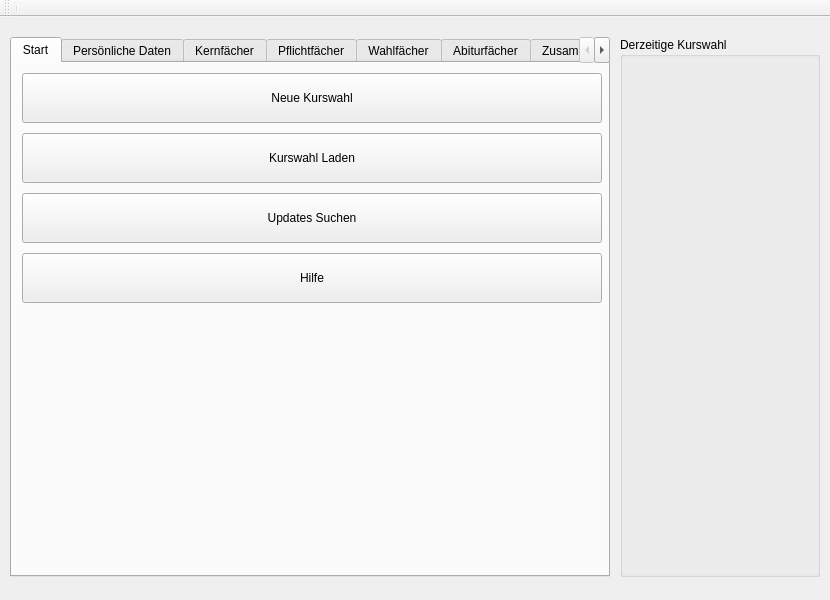
<?xml version="1.0" encoding="UTF-8"?>
<ui version="4.0">
 <class>MainWindow</class>
 <widget class="QMainWindow" name="MainWindow">
  <property name="geometry">
   <rect>
    <x>0</x>
    <y>0</y>
    <width>830</width>
    <height>600</height>
   </rect>
  </property>
  <property name="windowTitle">
   <string>MainWindow</string>
  </property>
  <widget class="QWidget" name="centralWidget">
   <widget class="QTabWidget" name="tabWidget">
    <property name="geometry">
     <rect>
      <x>10</x>
      <y>20</y>
      <width>600</width>
      <height>540</height>
     </rect>
    </property>
    <property name="currentIndex">
     <number>0</number>
    </property>
    <widget class="QWidget" name="Start">
     <attribute name="title">
      <string>Start</string>
     </attribute>
     <widget class="QPushButton" name="pushButton_2">
      <property name="geometry">
       <rect>
        <x>10</x>
        <y>70</y>
        <width>580</width>
        <height>50</height>
       </rect>
      </property>
      <property name="text">
       <string>Kurswahl Laden</string>
      </property>
     </widget>
     <widget class="QPushButton" name="pushButton">
      <property name="geometry">
       <rect>
        <x>10</x>
        <y>130</y>
        <width>580</width>
        <height>50</height>
       </rect>
      </property>
      <property name="text">
       <string>Updates Suchen</string>
      </property>
     </widget>
     <widget class="QPushButton" name="pushButton_4">
      <property name="geometry">
       <rect>
        <x>10</x>
        <y>10</y>
        <width>580</width>
        <height>50</height>
       </rect>
      </property>
      <property name="text">
       <string>Neue Kurswahl</string>
      </property>
     </widget>
     <widget class="QPushButton" name="pushButton_5">
      <property name="geometry">
       <rect>
        <x>10</x>
        <y>190</y>
        <width>580</width>
        <height>50</height>
       </rect>
      </property>
      <property name="text">
       <string>Hilfe</string>
      </property>
     </widget>
    </widget>
    <widget class="QWidget" name="pData">
     <attribute name="title">
      <string>Persönliche Daten</string>
     </attribute>
     <widget class="QPushButton" name="pushButton_3">
      <property name="geometry">
       <rect>
        <x>10</x>
        <y>450</y>
        <width>275</width>
        <height>54</height>
       </rect>
      </property>
      <property name="text">
       <string>Zurück</string>
      </property>
     </widget>
     <widget class="QPushButton" name="pushButton_6">
      <property name="geometry">
       <rect>
        <x>310</x>
        <y>450</y>
        <width>275</width>
        <height>54</height>
       </rect>
      </property>
      <property name="text">
       <string>Weiter</string>
      </property>
     </widget>
     <widget class="QLineEdit" name="lineEdit">
      <property name="geometry">
       <rect>
        <x>10</x>
        <y>20</y>
        <width>180</width>
        <height>27</height>
       </rect>
      </property>
      <property name="text">
       <string>Vorname</string>
      </property>
     </widget>
     <widget class="QLineEdit" name="lineEdit_2">
      <property name="geometry">
       <rect>
        <x>200</x>
        <y>20</y>
        <width>180</width>
        <height>27</height>
       </rect>
      </property>
      <property name="text">
       <string>2. Vorname</string>
      </property>
     </widget>
     <widget class="QLineEdit" name="lineEdit_3">
      <property name="geometry">
       <rect>
        <x>390</x>
        <y>20</y>
        <width>200</width>
        <height>27</height>
       </rect>
      </property>
      <property name="text">
       <string>Nachname</string>
      </property>
     </widget>
     <widget class="QDateEdit" name="dateEdit">
      <property name="geometry">
       <rect>
        <x>10</x>
        <y>90</y>
        <width>180</width>
        <height>27</height>
       </rect>
      </property>
      <property name="font">
       <font>
        <pointsize>12</pointsize>
        <weight>75</weight>
        <italic>true</italic>
        <bold>true</bold>
       </font>
      </property>
     </widget>
     <widget class="QLabel" name="label_6">
      <property name="geometry">
       <rect>
        <x>10</x>
        <y>50</y>
        <width>131</width>
        <height>31</height>
       </rect>
      </property>
      <property name="text">
       <string>Geburtsdatum:</string>
      </property>
     </widget>
     <widget class="QGroupBox" name="groupBox_2">
      <property name="geometry">
       <rect>
        <x>10</x>
        <y>210</y>
        <width>621</width>
        <height>231</height>
       </rect>
      </property>
      <property name="title">
       <string>GroupBox</string>
      </property>
      <widget class="QGroupBox" name="groupBox_3">
       <property name="geometry">
        <rect>
         <x>10</x>
         <y>100</y>
         <width>111</width>
         <height>91</height>
        </rect>
       </property>
       <property name="title">
        <string>GroupBox</string>
       </property>
       <widget class="QCheckBox" name="checkBox">
        <property name="geometry">
         <rect>
          <x>10</x>
          <y>20</y>
          <width>97</width>
          <height>22</height>
         </rect>
        </property>
        <property name="text">
         <string>Englisch</string>
        </property>
       </widget>
       <widget class="QCheckBox" name="checkBox_3">
        <property name="geometry">
         <rect>
          <x>10</x>
          <y>50</y>
          <width>97</width>
          <height>22</height>
         </rect>
        </property>
        <property name="text">
         <string>Latein</string>
        </property>
       </widget>
       <widget class="QCheckBox" name="checkBox_2">
        <property name="geometry">
         <rect>
          <x>10</x>
          <y>35</y>
          <width>111</width>
          <height>22</height>
         </rect>
        </property>
        <property name="text">
         <string>Französisch</string>
        </property>
       </widget>
       <widget class="QCheckBox" name="checkBox_4">
        <property name="geometry">
         <rect>
          <x>10</x>
          <y>65</y>
          <width>97</width>
          <height>22</height>
         </rect>
        </property>
        <property name="text">
         <string>Spanisch</string>
        </property>
       </widget>
      </widget>
      <widget class="QComboBox" name="comboBox_2">
       <property name="geometry">
        <rect>
         <x>10</x>
         <y>30</y>
         <width>200</width>
         <height>27</height>
        </rect>
       </property>
       <item>
        <property name="text">
         <string>Besuchter Religionsunterricht</string>
        </property>
       </item>
       <item>
        <property name="text">
         <string>Röm. Katholisch</string>
        </property>
       </item>
       <item>
        <property name="text">
         <string>Evangelisch</string>
        </property>
       </item>
       <item>
        <property name="text">
         <string>Ethik</string>
        </property>
       </item>
      </widget>
      <widget class="QComboBox" name="comboBox">
       <property name="geometry">
        <rect>
         <x>10</x>
         <y>70</y>
         <width>200</width>
         <height>31</height>
        </rect>
       </property>
       <property name="baseSize">
        <size>
         <width>0</width>
         <height>0</height>
        </size>
       </property>
       <item>
        <property name="text">
         <string>Wahlfach</string>
        </property>
       </item>
       <item>
        <property name="text">
         <string>NWT</string>
        </property>
       </item>
       <item>
        <property name="text">
         <string>Latein</string>
        </property>
       </item>
       <item>
        <property name="text">
         <string>Spanisch</string>
        </property>
       </item>
      </widget>
      <widget class="QCheckBox" name="checkBox_5">
       <property name="geometry">
        <rect>
         <x>10</x>
         <y>200</y>
         <width>351</width>
         <height>20</height>
        </rect>
       </property>
       <property name="text">
        <string>keine Teilnahme am Sportunterricht in J1/J2</string>
       </property>
      </widget>
      <widget class="QComboBox" name="comboBox_10">
       <property name="geometry">
        <rect>
         <x>220</x>
         <y>30</y>
         <width>200</width>
         <height>27</height>
        </rect>
       </property>
      </widget>
     </widget>
     <widget class="QLineEdit" name="lineEdit_4">
      <property name="geometry">
       <rect>
        <x>200</x>
        <y>90</y>
        <width>180</width>
        <height>27</height>
       </rect>
      </property>
     </widget>
     <widget class="QLineEdit" name="lineEdit_6">
      <property name="geometry">
       <rect>
        <x>10</x>
        <y>130</y>
        <width>180</width>
        <height>27</height>
       </rect>
      </property>
     </widget>
     <widget class="QLineEdit" name="lineEdit_7">
      <property name="geometry">
       <rect>
        <x>280</x>
        <y>130</y>
        <width>100</width>
        <height>27</height>
       </rect>
      </property>
     </widget>
     <widget class="QLineEdit" name="lineEdit_8">
      <property name="geometry">
       <rect>
        <x>200</x>
        <y>130</y>
        <width>70</width>
        <height>27</height>
       </rect>
      </property>
     </widget>
     <widget class="QLineEdit" name="lineEdit_5">
      <property name="geometry">
       <rect>
        <x>10</x>
        <y>170</y>
        <width>180</width>
        <height>27</height>
       </rect>
      </property>
     </widget>
    </widget>
    <widget class="QWidget" name="mainSubjects">
     <attribute name="title">
      <string>Kernfächer</string>
     </attribute>
     <widget class="QPushButton" name="pushButton_8">
      <property name="geometry">
       <rect>
        <x>600</x>
        <y>430</y>
        <width>111</width>
        <height>41</height>
       </rect>
      </property>
      <property name="text">
       <string>Weiter</string>
      </property>
     </widget>
     <widget class="QPushButton" name="pushButton_7">
      <property name="geometry">
       <rect>
        <x>10</x>
        <y>450</y>
        <width>275</width>
        <height>54</height>
       </rect>
      </property>
      <property name="text">
       <string>Zurück</string>
      </property>
     </widget>
     <widget class="QPushButton" name="pushButton_17">
      <property name="geometry">
       <rect>
        <x>310</x>
        <y>450</y>
        <width>275</width>
        <height>54</height>
       </rect>
      </property>
      <property name="text">
       <string>Weiter</string>
      </property>
     </widget>
     <widget class="QGroupBox" name="groupBox_4">
      <property name="geometry">
       <rect>
        <x>10</x>
        <y>10</y>
        <width>571</width>
        <height>211</height>
       </rect>
      </property>
      <property name="title">
       <string>GroupBox</string>
      </property>
      <widget class="QComboBox" name="comboBox_7">
       <property name="geometry">
        <rect>
         <x>280</x>
         <y>130</y>
         <width>285</width>
         <height>27</height>
        </rect>
       </property>
      </widget>
      <widget class="QComboBox" name="comboBox_4">
       <property name="geometry">
        <rect>
         <x>280</x>
         <y>50</y>
         <width>285</width>
         <height>27</height>
        </rect>
       </property>
      </widget>
      <widget class="QLabel" name="label">
       <property name="geometry">
        <rect>
         <x>0</x>
         <y>20</y>
         <width>66</width>
         <height>17</height>
        </rect>
       </property>
       <property name="text">
        <string>Deutsch</string>
       </property>
      </widget>
      <widget class="QLabel" name="label_5">
       <property name="geometry">
        <rect>
         <x>0</x>
         <y>180</y>
         <width>131</width>
         <height>17</height>
        </rect>
       </property>
       <property name="text">
        <string>5. Kernfach</string>
       </property>
      </widget>
      <widget class="QLabel" name="label_4">
       <property name="geometry">
        <rect>
         <x>0</x>
         <y>140</y>
         <width>261</width>
         <height>17</height>
        </rect>
       </property>
       <property name="text">
        <string>Naturwissenschaft / 2. Fremdsprache</string>
       </property>
      </widget>
      <widget class="QLabel" name="label_2">
       <property name="geometry">
        <rect>
         <x>0</x>
         <y>100</y>
         <width>91</width>
         <height>17</height>
        </rect>
       </property>
       <property name="text">
        <string>Mathematik</string>
       </property>
      </widget>
      <widget class="QLabel" name="label_3">
       <property name="geometry">
        <rect>
         <x>0</x>
         <y>60</y>
         <width>101</width>
         <height>17</height>
        </rect>
       </property>
       <property name="text">
        <string>Fremdsprache</string>
       </property>
      </widget>
      <widget class="QComboBox" name="comboBox_3">
       <property name="geometry">
        <rect>
         <x>280</x>
         <y>10</y>
         <width>285</width>
         <height>27</height>
        </rect>
       </property>
       <item>
        <property name="text">
         <string>Deutsch</string>
        </property>
       </item>
      </widget>
      <widget class="QComboBox" name="comboBox_5">
       <property name="geometry">
        <rect>
         <x>280</x>
         <y>170</y>
         <width>285</width>
         <height>27</height>
        </rect>
       </property>
      </widget>
      <widget class="QComboBox" name="comboBox_6">
       <property name="geometry">
        <rect>
         <x>280</x>
         <y>90</y>
         <width>285</width>
         <height>27</height>
        </rect>
       </property>
       <item>
        <property name="text">
         <string>Mathematik</string>
        </property>
       </item>
      </widget>
     </widget>
    </widget>
    <widget class="QWidget" name="reqSubjects">
     <attribute name="title">
      <string>Pflichtfächer</string>
     </attribute>
     <widget class="QPushButton" name="pushButton_9">
      <property name="geometry">
       <rect>
        <x>600</x>
        <y>430</y>
        <width>111</width>
        <height>41</height>
       </rect>
      </property>
      <property name="text">
       <string>Weiter</string>
      </property>
     </widget>
     <widget class="QPushButton" name="pushButton_13">
      <property name="geometry">
       <rect>
        <x>10</x>
        <y>450</y>
        <width>275</width>
        <height>54</height>
       </rect>
      </property>
      <property name="text">
       <string>Zurück</string>
      </property>
     </widget>
     <widget class="QPushButton" name="pushButton_18">
      <property name="geometry">
       <rect>
        <x>310</x>
        <y>450</y>
        <width>275</width>
        <height>54</height>
       </rect>
      </property>
      <property name="text">
       <string>Weiter</string>
      </property>
     </widget>
     <widget class="QGroupBox" name="groupBox_5">
      <property name="geometry">
       <rect>
        <x>0</x>
        <y>10</y>
        <width>591</width>
        <height>101</height>
       </rect>
      </property>
      <property name="title">
       <string>Sprachlich Künstlerisch</string>
      </property>
      <widget class="QComboBox" name="comboBox_8">
       <property name="geometry">
        <rect>
         <x>300</x>
         <y>20</y>
         <width>285</width>
         <height>27</height>
        </rect>
       </property>
      </widget>
      <widget class="QComboBox" name="comboBox_9">
       <property name="geometry">
        <rect>
         <x>300</x>
         <y>60</y>
         <width>285</width>
         <height>27</height>
        </rect>
       </property>
      </widget>
     </widget>
     <widget class="QGroupBox" name="groupBox_6">
      <property name="geometry">
       <rect>
        <x>0</x>
        <y>120</y>
        <width>591</width>
        <height>161</height>
       </rect>
      </property>
      <property name="title">
       <string>Gesellschaftswissenschaften</string>
      </property>
      <widget class="QComboBox" name="comboBox_11">
       <property name="geometry">
        <rect>
         <x>300</x>
         <y>10</y>
         <width>285</width>
         <height>27</height>
        </rect>
       </property>
      </widget>
      <widget class="QComboBox" name="comboBox_12">
       <property name="geometry">
        <rect>
         <x>300</x>
         <y>50</y>
         <width>285</width>
         <height>27</height>
        </rect>
       </property>
      </widget>
      <widget class="QComboBox" name="comboBox_13">
       <property name="geometry">
        <rect>
         <x>300</x>
         <y>90</y>
         <width>285</width>
         <height>27</height>
        </rect>
       </property>
      </widget>
      <widget class="QComboBox" name="comboBox_14">
       <property name="geometry">
        <rect>
         <x>300</x>
         <y>130</y>
         <width>285</width>
         <height>27</height>
        </rect>
       </property>
      </widget>
     </widget>
     <widget class="QGroupBox" name="groupBox_7">
      <property name="geometry">
       <rect>
        <x>0</x>
        <y>290</y>
        <width>591</width>
        <height>131</height>
       </rect>
      </property>
      <property name="title">
       <string>Naturwissenschaften</string>
      </property>
      <widget class="QComboBox" name="comboBox_15">
       <property name="geometry">
        <rect>
         <x>300</x>
         <y>90</y>
         <width>285</width>
         <height>27</height>
        </rect>
       </property>
      </widget>
      <widget class="QComboBox" name="comboBox_16">
       <property name="geometry">
        <rect>
         <x>300</x>
         <y>10</y>
         <width>285</width>
         <height>27</height>
        </rect>
       </property>
      </widget>
      <widget class="QComboBox" name="comboBox_17">
       <property name="geometry">
        <rect>
         <x>300</x>
         <y>50</y>
         <width>285</width>
         <height>27</height>
        </rect>
       </property>
      </widget>
     </widget>
    </widget>
    <widget class="QWidget" name="optSubjects">
     <attribute name="title">
      <string>Wahlfächer</string>
     </attribute>
     <widget class="QPushButton" name="pushButton_10">
      <property name="geometry">
       <rect>
        <x>600</x>
        <y>430</y>
        <width>111</width>
        <height>41</height>
       </rect>
      </property>
      <property name="text">
       <string>Weiter</string>
      </property>
     </widget>
     <widget class="QPushButton" name="pushButton_19">
      <property name="geometry">
       <rect>
        <x>310</x>
        <y>450</y>
        <width>275</width>
        <height>54</height>
       </rect>
      </property>
      <property name="text">
       <string>Weiter</string>
      </property>
     </widget>
     <widget class="QPushButton" name="pushButton_14">
      <property name="geometry">
       <rect>
        <x>10</x>
        <y>450</y>
        <width>275</width>
        <height>54</height>
       </rect>
      </property>
      <property name="text">
       <string>Zurück</string>
      </property>
     </widget>
    </widget>
    <widget class="QWidget" name="abiSubjects">
     <attribute name="title">
      <string>Abiturfächer</string>
     </attribute>
     <widget class="QPushButton" name="pushButton_11">
      <property name="geometry">
       <rect>
        <x>600</x>
        <y>430</y>
        <width>111</width>
        <height>41</height>
       </rect>
      </property>
      <property name="text">
       <string>Weiter</string>
      </property>
     </widget>
     <widget class="QPushButton" name="pushButton_20">
      <property name="geometry">
       <rect>
        <x>310</x>
        <y>450</y>
        <width>275</width>
        <height>54</height>
       </rect>
      </property>
      <property name="text">
       <string>Weiter</string>
      </property>
     </widget>
     <widget class="QPushButton" name="pushButton_15">
      <property name="geometry">
       <rect>
        <x>10</x>
        <y>450</y>
        <width>275</width>
        <height>54</height>
       </rect>
      </property>
      <property name="text">
       <string>Zurück</string>
      </property>
     </widget>
     <widget class="QGroupBox" name="groupBox_8">
      <property name="geometry">
       <rect>
        <x>0</x>
        <y>10</y>
        <width>601</width>
        <height>211</height>
       </rect>
      </property>
      <property name="title">
       <string>Schriftliches Abitur</string>
      </property>
      <widget class="QComboBox" name="comboBox_18">
       <property name="geometry">
        <rect>
         <x>10</x>
         <y>60</y>
         <width>285</width>
         <height>27</height>
        </rect>
       </property>
      </widget>
      <widget class="QComboBox" name="comboBox_19">
       <property name="geometry">
        <rect>
         <x>10</x>
         <y>20</y>
         <width>285</width>
         <height>27</height>
        </rect>
       </property>
       <item>
        <property name="text">
         <string>Deutsch</string>
        </property>
       </item>
      </widget>
      <widget class="QComboBox" name="comboBox_20">
       <property name="geometry">
        <rect>
         <x>10</x>
         <y>140</y>
         <width>285</width>
         <height>27</height>
        </rect>
       </property>
      </widget>
      <widget class="QComboBox" name="comboBox_21">
       <property name="geometry">
        <rect>
         <x>10</x>
         <y>180</y>
         <width>285</width>
         <height>27</height>
        </rect>
       </property>
      </widget>
      <widget class="QComboBox" name="comboBox_22">
       <property name="geometry">
        <rect>
         <x>10</x>
         <y>100</y>
         <width>285</width>
         <height>27</height>
        </rect>
       </property>
       <item>
        <property name="text">
         <string>Mathematik</string>
        </property>
       </item>
      </widget>
      <widget class="QCheckBox" name="checkBox_6">
       <property name="geometry">
        <rect>
         <x>400</x>
         <y>20</y>
         <width>70</width>
         <height>17</height>
        </rect>
       </property>
       <property name="text">
        <string>CheckBox</string>
       </property>
      </widget>
      <widget class="QCheckBox" name="checkBox_7">
       <property name="geometry">
        <rect>
         <x>400</x>
         <y>60</y>
         <width>70</width>
         <height>17</height>
        </rect>
       </property>
       <property name="text">
        <string>CheckBox</string>
       </property>
      </widget>
      <widget class="QCheckBox" name="checkBox_8">
       <property name="geometry">
        <rect>
         <x>400</x>
         <y>100</y>
         <width>70</width>
         <height>17</height>
        </rect>
       </property>
       <property name="text">
        <string>CheckBox</string>
       </property>
      </widget>
      <widget class="QCheckBox" name="checkBox_9">
       <property name="geometry">
        <rect>
         <x>400</x>
         <y>140</y>
         <width>70</width>
         <height>17</height>
        </rect>
       </property>
       <property name="text">
        <string>CheckBox</string>
       </property>
      </widget>
      <widget class="QCheckBox" name="checkBox_10">
       <property name="geometry">
        <rect>
         <x>400</x>
         <y>180</y>
         <width>70</width>
         <height>17</height>
        </rect>
       </property>
       <property name="text">
        <string>CheckBox</string>
       </property>
      </widget>
     </widget>
     <widget class="QGroupBox" name="groupBox_9">
      <property name="geometry">
       <rect>
        <x>0</x>
        <y>230</y>
        <width>601</width>
        <height>211</height>
       </rect>
      </property>
      <property name="title">
       <string>Mündliches Abitur</string>
      </property>
      <widget class="QComboBox" name="comboBox_23">
       <property name="geometry">
        <rect>
         <x>10</x>
         <y>30</y>
         <width>580</width>
         <height>27</height>
        </rect>
       </property>
      </widget>
     </widget>
    </widget>
    <widget class="QWidget" name="summary">
     <attribute name="title">
      <string>Zusammenfassung</string>
     </attribute>
     <widget class="QPushButton" name="pushButton_12">
      <property name="geometry">
       <rect>
        <x>600</x>
        <y>430</y>
        <width>111</width>
        <height>41</height>
       </rect>
      </property>
      <property name="text">
       <string>Drucken</string>
      </property>
     </widget>
     <widget class="QPushButton" name="pushButton_21">
      <property name="geometry">
       <rect>
        <x>310</x>
        <y>450</y>
        <width>275</width>
        <height>54</height>
       </rect>
      </property>
      <property name="text">
       <string>Kurswahl Speichern</string>
      </property>
     </widget>
     <widget class="QPushButton" name="pushButton_16">
      <property name="geometry">
       <rect>
        <x>10</x>
        <y>450</y>
        <width>275</width>
        <height>54</height>
       </rect>
      </property>
      <property name="text">
       <string>Zurück</string>
      </property>
     </widget>
     <widget class="QGroupBox" name="groupBox_10">
      <property name="geometry">
       <rect>
        <x>10</x>
        <y>10</y>
        <width>285</width>
        <height>100</height>
       </rect>
      </property>
      <property name="title">
       <string>Kurse</string>
      </property>
     </widget>
     <widget class="QGroupBox" name="groupBox_11">
      <property name="geometry">
       <rect>
        <x>10</x>
        <y>120</y>
        <width>285</width>
        <height>100</height>
       </rect>
      </property>
      <property name="title">
       <string>Abiturfächer</string>
      </property>
     </widget>
     <widget class="QGroupBox" name="groupBox_12">
      <property name="geometry">
       <rect>
        <x>300</x>
        <y>10</y>
        <width>285</width>
        <height>100</height>
       </rect>
      </property>
      <property name="title">
       <string>Stunden</string>
      </property>
     </widget>
     <widget class="QGroupBox" name="groupBox_13">
      <property name="geometry">
       <rect>
        <x>300</x>
        <y>120</y>
        <width>285</width>
        <height>100</height>
       </rect>
      </property>
      <property name="title">
       <string>Weiteres Kernfach</string>
      </property>
     </widget>
     <widget class="QGroupBox" name="groupBox_14">
      <property name="geometry">
       <rect>
        <x>10</x>
        <y>230</y>
        <width>285</width>
        <height>211</height>
       </rect>
      </property>
      <property name="title">
       <string>Pflichtfächer</string>
      </property>
     </widget>
     <widget class="QGroupBox" name="groupBox_15">
      <property name="geometry">
       <rect>
        <x>300</x>
        <y>230</y>
        <width>285</width>
        <height>211</height>
       </rect>
      </property>
      <property name="title">
       <string>Wahlfächer</string>
      </property>
     </widget>
    </widget>
   </widget>
   <widget class="QGroupBox" name="groupBox">
    <property name="geometry">
     <rect>
      <x>620</x>
      <y>20</y>
      <width>200</width>
      <height>540</height>
     </rect>
    </property>
    <property name="title">
     <string>Derzeitige Kurswahl</string>
    </property>
   </widget>
  </widget>
  <widget class="QMenuBar" name="menuBar">
   <property name="geometry">
    <rect>
     <x>0</x>
     <y>0</y>
     <width>830</width>
     <height>21</height>
    </rect>
   </property>
  </widget>
  <widget class="QToolBar" name="mainToolBar">
   <attribute name="toolBarArea">
    <enum>TopToolBarArea</enum>
   </attribute>
   <attribute name="toolBarBreak">
    <bool>false</bool>
   </attribute>
   <addaction name="separator"/>
  </widget>
 </widget>
 <layoutdefault spacing="6" margin="11"/>
 <resources/>
 <connections/>
</ui>
